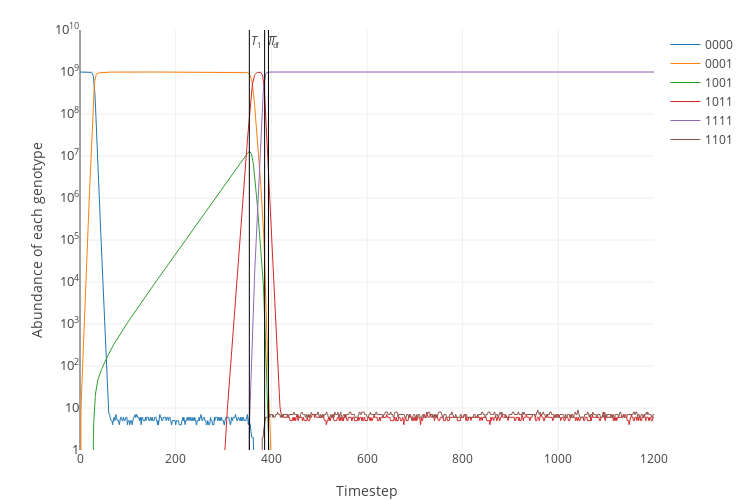

The notebook cell this image was saved under:
### Code cell
plot_simulation(simulate([r]))

### Figure 1 — Plotly figure (JSON) as saved in the notebook; plotly's stock layout.template omitted (floating-point values rounded to 4 significant figures; data arrays with more than 128 entries replaced by an {"elided": "..."} marker saying what was removed)
{"data": [{"line": {"width": 1}, "name": "0000", "type": "scatter", "uid": "253f329a-5f45-11e9-9ae4-c0c153cac240", "x": {"elided": "1201 int values"}, "y": {"elided": "1201 int values"}}, {"line": {"width": 1}, "name": "0001", "type": "scatter", "uid": "253f329b-5f45-11e9-aa48-c0c153cac240", "x": {"elided": "1201 int values"}, "y": {"elided": "1201 int values"}}, {"line": {"width": 1}, "name": "1001", "type": "scatter", "uid": "253f329c-5f45-11e9-84fc-c0c153cac240", "x": {"elided": "1201 int values"}, "y": {"elided": "1201 int values"}}, {"line": {"width": 1}, "name": "1011", "type": "scatter", "uid": "253f329d-5f45-11e9-a762-c0c153cac240", "x": {"elided": "1201 int values"}, "y": {"elided": "1201 int values"}}, {"line": {"width": 1}, "name": "1111", "type": "scatter", "uid": "253f329e-5f45-11e9-80a6-c0c153cac240", "x": {"elided": "1201 int values"}, "y": {"elided": "1201 int values"}}, {"line": {"width": 1}, "name": "1101", "type": "scatter", "uid": "253f329f-5f45-11e9-89db-c0c153cac240", "x": {"elided": "1201 int values"}, "y": {"elided": "1201 int values"}}, {"line": {"color": "black", "width": 1}, "mode": "lines", "name": "T_1", "showlegend": false, "type": "scatter", "uid": "253f32a0-5f45-11e9-8f7d-c0c153cac240", "x": [354, 354], "y": [0, 10000000000]}, {"line": {"color": "black", "width": 1}, "mode": "lines", "name": "T_d", "showlegend": false, "type": "scatter", "uid": "253f32a1-5f45-11e9-987f-c0c153cac240", "x": [386, 386], "y": [0, 10000000000]}, {"line": {"color": "black", "width": 1}, "mode": "lines", "name": "T_f", "showlegend": false, "type": "scatter", "uid": "253f32a2-5f45-11e9-a54d-c0c153cac240", "x": [394, 394], "y": [0, 10000000000]}], "layout": {"annotations": [{"showarrow": false, "text": "<i>T</i><sub>1</sub>", "x": 354, "xanchor": "left", "xref": "x", "y": 9.75, "yref": "y"}, {"showarrow": false, "text": "<i>T</i><sub>d</sub>", "x": 386, "xanchor": "left", "xref": "x", "y": 9.75, "yref": "y"}, {"showarrow": false, "text": "<i>T</i><sub>f</sub>", "x": 394, "xanchor": "left", "xref": "x", "y": 9.75, "yref": "y"}], "height": 500, "margin": {"b": 50, "t": 30}, "width": 750, "xaxis": {"title": "Timestep"}, "yaxis": {"exponentformat": "power", "range": [0, 10], "tickfont": {"size": 10}, "title": "Abundance of each genotype", "type": "log"}}}
